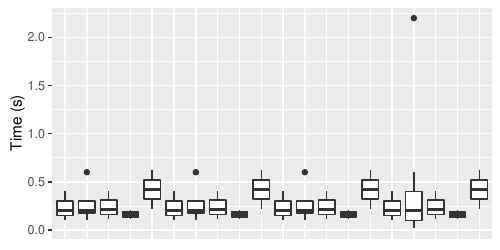

Reproduce this figure in R.
library(ggplot2)

pdf(file = "testcost.pdf", width = 5, height = 2.5)

dat <- read.csv("testcost.csv", header = T) 

p <- ggplot(dat, aes(x=factor(project), y=time))

p + geom_boxplot() +
theme(axis.title.x=element_blank(),
      axis.text.x=element_blank(),
      axis.ticks.x=element_blank()
) +
labs(y="Time (s)")

aux <- dev.off()